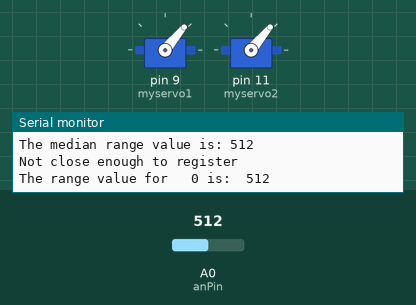
Simulated run of this sketch. Board: Arduino Uno, built with avr-gcc and run on an emulated ATmega328P. On the bench: 2 × servo, the last lines printed to the serial monitor. The test bench sets the inputs (shaded band); at power-on: A0 (anPin) = 512.

Above: at 1.7 s.
1.8 s: A0 (anPin) set to 0
At 4.0 s:
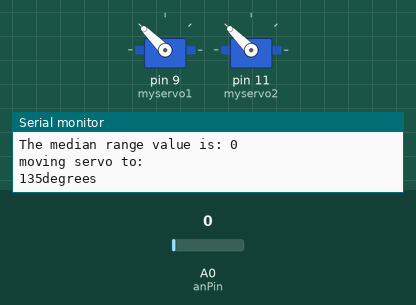
4.4 s: A0 (anPin) set to 210
At 6.0 s:
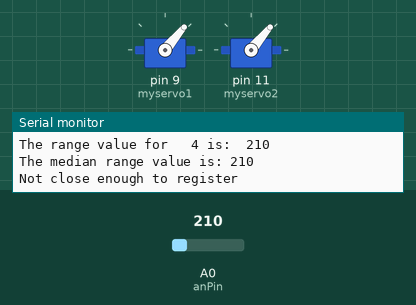
Timing chart, 0 to 7.5 s (numbered marks = the images above; inputs shaded):
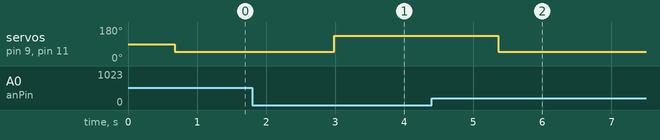

The sketch:

arduino-audrey.ino.ino
```cpp
//Audrey Fox CC Lab Sensor Homework Fall 2015
//This takes the ultrasonic rangefinder from Maxbotix and uses it to drive a Stepper motor.
//Code to find the median point and filter out unstable data points is from Bill Gentles. Such Math! Much grateful!

#include <Servo.h>
Servo myservo1;
Servo myservo2;


int mVal; //store mapped value for servo

int anPin = A0;

int sensor = 0;//storing the incoming value

int arraysize = 5; //Sample size. Needs to be an odd number
int rangevalue[] = {0, 0, 0, 0, 0}; //0s are place holders for ease of reading code


void setup() {
  Serial.begin(9600);
  printArray(rangevalue, arraysize);
  myservo1.attach(9);
  myservo2.attach(11);
  delay(500);//want to get the serial up and running before beginning the data
}

void loop() {
   pinMode(anPin, INPUT);

   for(int i = 0; i < arraysize; i++)
  {
    rangevalue[i] = analogRead(anPin);
         Serial.print("The range value for   ");
         Serial.print(i);
         Serial.print(" is:  ");
         Serial.print(rangevalue[i]);
         Serial.println();

    delay(10);  //wait between samples
   }

   int midpoint = arraysize/2;    //midpoint of the array is the medain value in a sorted array
    Serial.print("The median range value is: ");
    Serial.print(rangevalue[midpoint]);
    Serial.println();
    Serial.println();

    if (rangevalue[midpoint]<=200){
     mVal = map(rangevalue[midpoint], 200, 12, 50, 130);    //mapping midpoint sensor val to servo
     myservo1.write(mVal);
     myservo2.write(mVal);
     delay(15);
     Serial.println("moving servo to: ");
     Serial.print(mVal);
     Serial.println("degrees");
    }else{
      Serial.println("Not close enough to register");
      myservo1.write(50);
      myservo2.write(50);
      }

 delay(1000);
}

// sort function
void isort(int *a, int n)
              //  *a is an array pointer function
{
 for (int i = 1; i < n; ++i)
 {
   int j = a[i];
   int k;
   for (k = i - 1; (k >= 0) && (j < a[k]); k--)
   {
     a[k + 1] = a[k];
   }
   a[k + 1] = j;
 }
}

//function to print array values
void printArray(int *a, int n)
{

 for (int i = 0; i < n; i++)
 {
   Serial.print(a[i], DEC);
   Serial.print(' ');
 }

 Serial.println();
}
```

Measured:
- after the input at 1.8 s, servo on pin 9 (myservo1), servo on pin 11 (myservo2): 50° → 135° after 1.2 s
- after the input at 4.4 s, servo on pin 9 (myservo1), servo on pin 11 (myservo2): 135° → 50° after 0.96 s
